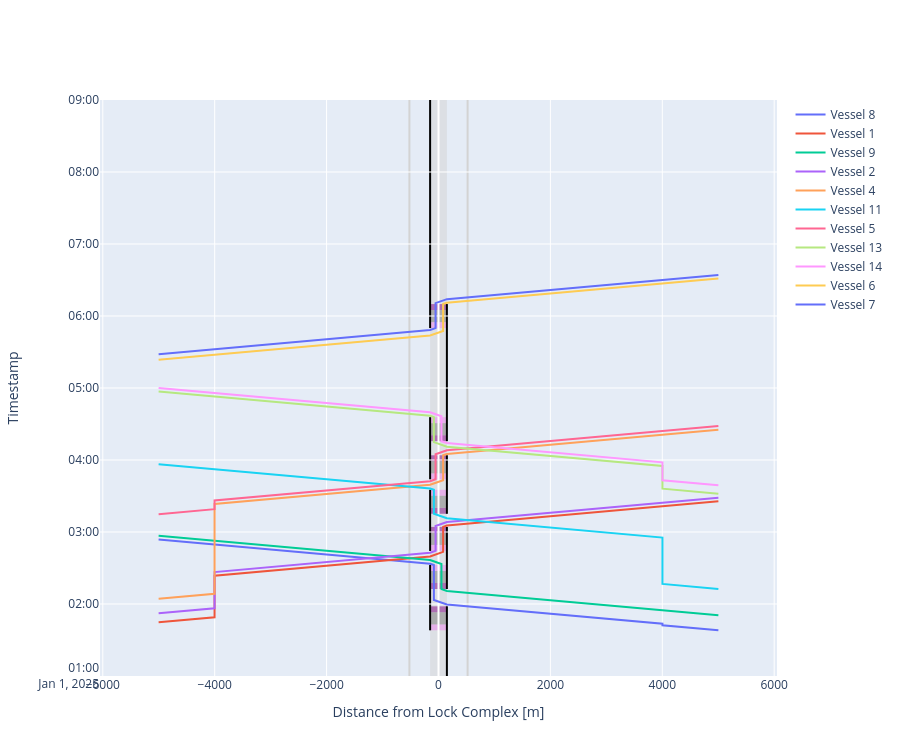

Notebook source saved alongside this figure:
### Markdown cell above
##### Time-distance diagram of vessels passing the lock and planning info
And we can create time-distance diagrams for both locks. We get the same results as in notebook 208!

### Code cell
def cm_to_pixels(cm):
    return cm * 37.8 # Set figure height to 10 cm

# We can plot the time-distance diagram
fig = lock_chamber_I.plot(xlimmin = -6050, 
                          xlimmax = 6050,
                          ylimmin = pd.Timestamp('2025-01-01 01:00:00'),
                          ylimmax = pd.Timestamp('2025-01-01 09:00:00'),
                          method='Plotly')

fig.update_layout(height=cm_to_pixels(20))

### Figure 1 — Plotly figure (JSON) as saved in the notebook; plotly's stock layout.template omitted (floating-point values rounded to 4 significant figures)
{"data": [{"mode": "lines", "name": "Vessel 8", "type": "scatter", "x": [5002.0, 4002.0, 4002.0, 4002.0, 150.0, 150.0, -82.5, -82.5, -82.5, -82.5, -82.5, -82.5, -82.5, -82.5, -150.0, -150.0, -520.0, -5002.0], "xaxis": "x", "y": ["2025-01-01T01:38:04.354414", "2025-01-01T01:42:14.354414", "2025-01-01T01:43:33.730969", "2025-01-01T01:43:33.730969", "2025-01-01T01:59:36.854414", "2025-01-01T01:59:36.854414", "2025-01-01T02:03:22.826337", "2025-01-01T02:12:29.046403", "2025-01-01T02:17:29.046403", "2025-01-01T02:17:29.046403", "2025-01-01T02:27:29.046403", "2025-01-01T02:27:29.046403", "2025-01-01T02:32:29.046403", "2025-01-01T02:32:29.046403", "2025-01-01T02:33:34.651155", "2025-01-01T02:33:34.651155", "2025-01-01T02:35:07.151155", "2025-01-01T02:53:47.774600"], "yaxis": "y"}, {"mode": "lines", "name": "Vessel 1", "type": "scatter", "x": [-5002.0, -4002.0, -4002.0, -4002.0, -150.0, -150.0, 82.5, 82.5, 82.5, 82.5, 82.5, 82.5, 82.5, 82.5, 150.0, 150.0, 520.0, 5002.0], "xaxis": "x", "y": ["2025-01-01T01:44:45.206400", "2025-01-01T01:48:55.206400", "2025-01-01T02:23:36.527710", "2025-01-01T02:23:36.527710", "2025-01-01T02:39:39.651155", "2025-01-01T02:39:39.651155", "2025-01-01T02:43:25.623078", "2025-01-01T02:44:14.413574", "2025-01-01T02:49:14.413574", "2025-01-01T02:49:14.413574", "2025-01-01T02:59:14.413574", "2025-01-01T02:59:14.413574", "2025-01-01T03:04:14.413574", "2025-01-01T03:04:14.413574", "2025-01-01T03:05:20.018326", "2025-01-01T03:05:20.018326", "2025-01-01T03:06:52.518326", "2025-01-01T03:25:33.141771"], "yaxis": "y"}, {"mode": "lines", "name": "Vessel 9", "type": "scatter", "x": [5002.0, 4002.0, 150.0, 150.0, 52.5, 52.5, 52.5, 52.5, 52.5, 52.5, 52.5, 52.5, 52.5, 52.5, -150.0, -150.0, -520.0, -5002.0], "xaxis": "x", "y": ["2025-01-01T01:50:41.160539", "2025-01-01T01:54:51.160539", "2025-01-01T02:10:54.283984", "2025-01-01T02:10:54.283984", "2025-01-01T02:12:29.046403", "2025-01-01T02:12:29.046403", "2025-01-01T02:17:29.046403", "2025-01-01T02:17:29.046403", "2025-01-01T02:27:29.046403", "2025-01-01T02:27:29.046403", "2025-01-01T02:32:29.046403", "2025-01-01T02:32:29.046403", "2025-01-01T02:33:17.836899", "2025-01-01T02:33:17.836899", "2025-01-01T02:36:34.651154", "2025-01-01T02:36:34.651154", "2025-01-01T02:38:07.151154", "2025-01-01T02:56:47.774600"], "yaxis": "y"}, {"mode": "lines", "name": "Vessel 2", "type": "scatter", "x": [-5002.0, -4002.0, -4002.0, -4002.0, -150.0, -150.0, -52.5, -52.5, -52.5, -52.5, -52.5, -52.5, -52.5, -52.5, -52.5, -52.5, 150.0, 150.0, 520.0, 5002.0], "xaxis": "x", "y": ["2025-01-01T01:52:18.436859", "2025-01-01T01:56:28.436859", "2025-01-01T02:26:36.527710", "2025-01-01T02:26:36.527710", "2025-01-01T02:42:39.651155", "2025-01-01T02:42:39.651155", "2025-01-01T02:44:14.413574", "2025-01-01T02:44:14.413574", "2025-01-01T02:49:14.413574", "2025-01-01T02:49:14.413574", "2025-01-01T02:59:14.413574", "2025-01-01T02:59:14.413574", "2025-01-01T03:04:14.413574", "2025-01-01T03:04:14.413574", "2025-01-01T03:05:03.204071", "2025-01-01T03:05:03.204071", "2025-01-01T03:08:20.018326", "2025-01-01T03:08:20.018326", "2025-01-01T03:09:52.518326", "2025-01-01T03:28:33.141772"], "yaxis": "y"}, {"mode": "lines", "name": "Vessel 4", "type": "scatter", "x": [-5002.0, -4002.0, -4002.0, -4002.0, -150.0, -150.0, 82.5, 82.5, 82.5, 82.5, 82.5, 82.5, 82.5, 82.5, 150.0, 150.0, 520.0, 5002.0], "xaxis": "x", "y": ["2025-01-01T02:04:18.019448", "2025-01-01T02:08:28.019448", "2025-01-01T03:23:18.471555", "2025-01-01T03:23:18.471555", "2025-01-01T03:39:21.595000", "2025-01-01T03:39:21.595000", "2025-01-01T03:43:07.566923", "2025-01-01T03:43:56.357419", "2025-01-01T03:48:56.357419", "2025-01-01T03:48:56.357419", "2025-01-01T03:58:56.357419", "2025-01-01T03:58:56.357419", "2025-01-01T04:03:56.357419", "2025-01-01T04:03:56.357419", "2025-01-01T04:05:01.962171", "2025-01-01T04:05:01.962171", "2025-01-01T04:06:34.462171", "2025-01-01T04:25:15.085616"], "yaxis": "y"}, {"mode": "lines", "name": "Vessel 11", "type": "scatter", "x": [5002.0, 4002.0, 4002.0, 4002.0, 150.0, 150.0, -82.5, -82.5, -82.5, -82.5, -82.5, -82.5, -82.5, -82.5, -150.0, -150.0, -520.0, -5002.0], "xaxis": "x", "y": ["2025-01-01T02:12:35.409894", "2025-01-01T02:16:45.409894", "2025-01-01T02:55:21.894881", "2025-01-01T02:55:21.894881", "2025-01-01T03:11:25.018326", "2025-01-01T03:11:25.018326", "2025-01-01T03:15:10.990249", "2025-01-01T03:15:10.990249", "2025-01-01T03:20:10.990249", "2025-01-01T03:20:10.990249", "2025-01-01T03:30:10.990249", "2025-01-01T03:30:10.990249", "2025-01-01T03:35:10.990249", "2025-01-01T03:35:10.990249", "2025-01-01T03:36:16.595000", "2025-01-01T03:36:16.595000", "2025-01-01T03:37:49.095000", "2025-01-01T03:56:29.718446"], "yaxis": "y"}, {"mode": "lines", "name": "Vessel 5", "type": "scatter", "x": [-5002.0, -4002.0, -4002.0, -4002.0, -150.0, -150.0, -52.5, -52.5, -52.5, -52.5, -52.5, -52.5, -52.5, -52.5, -52.5, -52.5, 150.0, 150.0, 520.0, 5002.0], "xaxis": "x", "y": ["2025-01-01T03:14:50.936987", "2025-01-01T03:19:00.936987", "2025-01-01T03:26:18.471555", "2025-01-01T03:26:18.471555", "2025-01-01T03:42:21.595000", "2025-01-01T03:42:21.595000", "2025-01-01T03:43:56.357419", "2025-01-01T03:43:56.357419", "2025-01-01T03:48:56.357419", "2025-01-01T03:48:56.357419", "2025-01-01T03:58:56.357419", "2025-01-01T03:58:56.357419", "2025-01-01T04:03:56.357419", "2025-01-01T04:03:56.357419", "2025-01-01T04:04:45.147916", "2025-01-01T04:04:45.147916", "2025-01-01T04:08:01.962171", "2025-01-01T04:08:01.962171", "2025-01-01T04:09:34.462171", "2025-01-01T04:28:15.085617"], "yaxis": "y"}, {"mode": "lines", "name": "Vessel 13", "type": "scatter", "x": [5002.0, 4002.0, 4002.0, 4002.0, 150.0, 150.0, -82.5, -82.5, -82.5, -82.5, -82.5, -82.5, -82.5, -82.5, -150.0, -150.0, -520.0, -5002.0], "xaxis": "x", "y": ["2025-01-01T03:31:56.300854", "2025-01-01T03:36:06.300854", "2025-01-01T03:55:03.838726", "2025-01-01T03:55:03.838726", "2025-01-01T04:11:06.962171", "2025-01-01T04:11:06.962171", "2025-01-01T04:14:52.934094", "2025-01-01T04:15:41.724590", "2025-01-01T04:20:41.724590", "2025-01-01T04:20:41.724590", "2025-01-01T04:30:41.724590", "2025-01-01T04:30:41.724590", "2025-01-01T04:35:41.724590", "2025-01-01T04:35:41.724590", "2025-01-01T04:36:47.329342", "2025-01-01T04:36:47.329342", "2025-01-01T04:38:19.829342", "2025-01-01T04:57:00.452787"], "yaxis": "y"}, {"mode": "lines", "name": "Vessel 14", "type": "scatter", "x": [5002.0, 4002.0, 4002.0, 4002.0, 150.0, 150.0, 52.5, 52.5, 52.5, 52.5, 52.5, 52.5, 52.5, 52.5, 52.5, 52.5, -150.0, -150.0, -520.0, -5002.0], "xaxis": "x", "y": ["2025-01-01T03:38:55.974170", "2025-01-01T03:43:05.974170", "2025-01-01T03:58:03.838726", "2025-01-01T03:58:03.838726", "2025-01-01T04:14:06.962171", "2025-01-01T04:14:06.962171", "2025-01-01T04:15:41.724590", "2025-01-01T04:15:41.724590", "2025-01-01T04:20:41.724590", "2025-01-01T04:20:41.724590", "2025-01-01T04:30:41.724590", "2025-01-01T04:30:41.724590", "2025-01-01T04:35:41.724590", "2025-01-01T04:35:41.724590", "2025-01-01T04:36:30.515087", "2025-01-01T04:36:30.515087", "2025-01-01T04:39:47.329342", "2025-01-01T04:39:47.329342", "2025-01-01T04:41:19.829342", "2025-01-01T05:00:00.452788"], "yaxis": "y"}, {"mode": "lines", "name": "Vessel 6", "type": "scatter", "x": [-5002.0, -4002.0, -150.0, -150.0, 82.5, 82.5, 82.5, 82.5, 82.5, 82.5, 82.5, 82.5, 150.0, 150.0, 520.0, 5002.0], "xaxis": "x", "y": ["2025-01-01T05:23:30.180018", "2025-01-01T05:27:40.180018", "2025-01-01T05:43:43.303463", "2025-01-01T05:43:43.303463", "2025-01-01T05:47:29.275386", "2025-01-01T05:49:56.405115", "2025-01-01T05:54:56.405115", "2025-01-01T05:54:56.405115", "2025-01-01T06:04:56.405115", "2025-01-01T06:04:56.405115", "2025-01-01T06:09:56.405115", "2025-01-01T06:09:56.405115", "2025-01-01T06:11:02.009867", "2025-01-01T06:11:02.009867", "2025-01-01T06:12:34.509867", "2025-01-01T06:31:15.133312"], "yaxis": "y"}, {"mode": "lines", "name": "Vessel 7", "type": "scatter", "x": [-5002.0, -4002.0, -150.0, -150.0, -52.5, -52.5, -52.5, -52.5, -52.5, -52.5, -52.5, -52.5, -52.5, -52.5, 150.0, 150.0, 520.0, 5002.0], "xaxis": "x", "y": ["2025-01-01T05:28:08.519251", "2025-01-01T05:32:18.519251", "2025-01-01T05:48:21.642696", "2025-01-01T05:48:21.642696", "2025-01-01T05:49:56.405115", "2025-01-01T05:49:56.405115", "2025-01-01T05:54:56.405115", "2025-01-01T05:54:56.405115", "2025-01-01T06:04:56.405115", "2025-01-01T06:04:56.405115", "2025-01-01T06:09:56.405115", "2025-01-01T06:09:56.405115", "2025-01-01T06:10:45.195611", "2025-01-01T06:10:45.195611", "2025-01-01T06:14:02.009866", "2025-01-01T06:14:02.009866", "2025-01-01T06:15:34.509866", "2025-01-01T06:34:15.133312"], "yaxis": "y"}], "layout": {"height": 756, "shapes": [{"fillcolor": "lightgrey", "layer": "below", "line": {"width": 0}, "name": "Lock Geometry", "opacity": 0.5, "type": "rect", "x0": -150, "x1": 150.0, "y0": "2025-01-01T01:00:00", "y1": "2025-01-01T09:00:00"}, {"fillcolor": "violet", "layer": "below", "line": {"width": 0}, "name": "Lock gate closing", "opacity": 0.5, "type": "rect", "x0": -150, "x1": 150.0, "xref": "x", "y0": "2025-01-01T01:38:04.354414", "y1": "2025-01-01T01:43:04.354414", "yref": "y"}, {"fillcolor": "grey", "layer": "below", "line": {"width": 0}, "name": "Lock levelling", "opacity": 0.5, "type": "rect", "x0": -150, "x1": 150.0, "xref": "x", "y0": "2025-01-01T01:43:04.354414", "y1": "2025-01-01T01:53:04.354414", "yref": "y"}, {"fillcolor": "purple", "layer": "below", "line": {"width": 0}, "name": "Lock gate opening", "opacity": 0.5, "type": "rect", "x0": -150, "x1": 150.0, "xref": "x", "y0": "2025-01-01T01:53:04.354414", "y1": "2025-01-01T01:58:04.354414", "yref": "y"}, {"fillcolor": "purple", "layer": "below", "line": {"width": 0}, "name": "Lock gate closing", "opacity": 0.5, "type": "rect", "x0": -150, "x1": 150.0, "xref": "x", "y0": "2025-01-01T02:12:29.046403", "y1": "2025-01-01T02:17:29.046403", "yref": "y"}, {"fillcolor": "grey", "layer": "below", "line": {"width": 0}, "name": "Lock levelling", "opacity": 0.5, "type": "rect", "x0": -150, "x1": 150.0, "xref": "x", "y0": "2025-01-01T02:17:29.046403", "y1": "2025-01-01T02:27:29.046403", "yref": "y"}, {"fillcolor": "violet", "layer": "below", "line": {"width": 0}, "name": "Lock gate opening", "opacity": 0.5, "type": "rect", "x0": -150, "x1": 150.0, "xref": "x", "y0": "2025-01-01T02:27:29.046403", "y1": "2025-01-01T02:32:29.046403", "yref": "y"}, {"fillcolor": "violet", "layer": "below", "line": {"width": 0}, "name": "Lock gate closing", "opacity": 0.5, "type": "rect", "x0": -150, "x1": 150.0, "xref": "x", "y0": "2025-01-01T02:44:14.413574", "y1": "2025-01-01T02:49:14.413574", "yref": "y"}, {"fillcolor": "grey", "layer": "below", "line": {"width": 0}, "name": "Lock levelling", "opacity": 0.5, "type": "rect", "x0": -150, "x1": 150.0, "xref": "x", "y0": "2025-01-01T02:49:14.413574", "y1": "2025-01-01T02:59:14.413574", "yref": "y"}, {"fillcolor": "purple", "layer": "below", "line": {"width": 0}, "name": "Lock gate opening", "opacity": 0.5, "type": "rect", "x0": -150, "x1": 150.0, "xref": "x", "y0": "2025-01-01T02:59:14.413574", "y1": "2025-01-01T03:04:14.413574", "yref": "y"}, {"fillcolor": "purple", "layer": "below", "line": {"width": 0}, "name": "Lock gate closing", "opacity": 0.5, "type": "rect", "x0": -150, "x1": 150.0, "xref": "x", "y0": "2025-01-01T03:15:10.990249", "y1": "2025-01-01T03:20:10.990249", "yref": "y"}, {"fillcolor": "grey", "layer": "below", "line": {"width": 0}, "name": "Lock levelling", "opacity": 0.5, "type": "rect", "x0": -150, "x1": 150.0, "xref": "x", "y0": "2025-01-01T03:20:10.990249", "y1": "2025-01-01T03:30:10.990249", "yref": "y"}, {"fillcolor": "violet", "layer": "below", "line": {"width": 0}, "name": "Lock gate opening", "opacity": 0.5, "type": "rect", "x0": -150, "x1": 150.0, "xref": "x", "y0": "2025-01-01T03:30:10.990249", "y1": "2025-01-01T03:35:10.990249", "yref": "y"}, {"fillcolor": "violet", "layer": "below", "line": {"width": 0}, "name": "Lock gate closing", "opacity": 0.5, "type": "rect", "x0": -150, "x1": 150.0, "xref": "x", "y0": "2025-01-01T03:43:56.357419", "y1": "2025-01-01T03:48:56.357419", "yref": "y"}, {"fillcolor": "grey", "layer": "below", "line": {"width": 0}, "name": "Lock levelling", "opacity": 0.5, "type": "rect", "x0": -150, "x1": 150.0, "xref": "x", "y0": "2025-01-01T03:48:56.357419", "y1": "2025-01-01T03:58:56.357419", "yref": "y"}, {"fillcolor": "purple", "layer": "below", "line": {"width": 0}, "name": "Lock gate opening", "opacity": 0.5, "type": "rect", "x0": -150, "x1": 150.0, "xref": "x", "y0": "2025-01-01T03:58:56.357419", "y1": "2025-01-01T04:03:56.357419", "yref": "y"}, {"fillcolor": "purple", "layer": "below", "line": {"width": 0}, "name": "Lock gate closing", "opacity": 0.5, "type": "rect", "x0": -150, "x1": 150.0, "xref": "x", "y0": "2025-01-01T04:15:41.724590", "y1": "2025-01-01T04:20:41.724590", "yref": "y"}, {"fillcolor": "grey", "layer": "below", "line": {"width": 0}, "name": "Lock levelling", "opacity": 0.5, "type": "rect", "x0": -150, "x1": 150.0, "xref": "x", "y0": "2025-01-01T04:20:41.724590", "y1": "2025-01-01T04:30:41.724590", "yref": "y"}, {"fillcolor": "violet", "layer": "below", "line": {"width": 0}, "name": "Lock gate opening", "opacity": 0.5, "type": "rect", "x0": -150, "x1": 150.0, "xref": "x", "y0": "2025-01-01T04:30:41.724590", "y1": "2025-01-01T04:35:41.724590", "yref": "y"}, {"fillcolor": "violet", "layer": "below", "line": {"width": 0}, "name": "Lock gate closing", "opacity": 0.5, "type": "rect", "x0": -150, "x1": 150.0, "xref": "x", "y0": "2025-01-01T05:49:56.405115", "y1": "2025-01-01T05:54:56.405115", "yref": "y"}, {"fillcolor": "grey", "layer": "below", "line": {"width": 0}, "name": "Lock levelling", "opacity": 0.5, "type": "rect", "x0": -150, "x1": 150.0, "xref": "x", "y0": "2025-01-01T05:54:56.405115", "y1": "2025-01-01T06:04:56.405115", "yref": "y"}, {"fillcolor": "purple", "layer": "below", "line": {"width": 0}, "name": "Lock gate opening", "opacity": 0.5, "type": "rect", "x0": -150, "x1": 150.0, "xref": "x", "y0": "2025-01-01T06:04:56.405115", "y1": "2025-01-01T06:09:56.405115", "yref": "y"}, {"fillcolor": "darkgrey", "layer": "below", "line": {"width": 0}, "name": "Lock gate opening", "opacity": 0.5, "type": "rect", "x0": -150, "x1": 150.0, "xref": "x", "y0": "2025-01-01T01:43:04.354414", "y1": "2025-01-01T01:53:04.354414", "yref": "y"}, {"fillcolor": "darkgrey", "layer": "below", "line": {"width": 0}, "name": "Lock gate opening", "opacity": 0.5, "type": "rect", "x0": -150, "x1": 150.0, "xref": "x", "y0": "2025-01-01T02:17:29.046403", "y1": "2025-01-01T02:27:29.046403", "yref": "y"}, {"fillcolor": "darkgrey", "layer": "below", "line": {"width": 0}, "name": "Lock gate opening", "opacity": 0.5, "type": "rect", "x0": -150, "x1": 150.0, "xref": "x", "y0": "2025-01-01T02:49:14.413574", "y1": "2025-01-01T02:59:14.413574", "yref": "y"}, {"fillcolor": "darkgrey", "layer": "below", "line": {"width": 0}, "name": "Lock gate opening", "opacity": 0.5, "type": "rect", "x0": -150, "x1": 150.0, "xref": "x", "y0": "2025-01-01T03:20:10.990249", "y1": "2025-01-01T03:30:10.990249", "yref": "y"}, {"fillcolor": "darkgrey", "layer": "below", "line": {"width": 0}, "name": "Lock gate opening", "opacity": 0.5, "type": "rect", "x0": -150, "x1": 150.0, "xref": "x", "y0": "2025-01-01T03:48:56.357419", "y1": "2025-01-01T03:58:56.357419", "yref": "y"}, {"fillcolor": "darkgrey", "layer": "below", "line": {"width": 0}, "name": "Lock gate opening", "opacity": 0.5, "type": "rect", "x0": -150, "x1": 150.0, "xref": "x", "y0": "2025-01-01T04:20:41.724590", "y1": "2025-01-01T04:30:41.724590", "yref": "y"}, {"fillcolor": "darkgrey", "layer": "below", "line": {"width": 0}, "name": "Lock gate opening", "opacity": 0.5, "type": "rect", "x0": -150, "x1": 150.0, "xref": "x", "y0": "2025-01-01T05:54:56.405115", "y1": "2025-01-01T06:04:56.405115", "yref": "y"}, {"layer": "below", "line": {"color": "black"}, "name": "Lock gate opening", "type": "line", "x0": -150, "x1": -150, "xref": "x", "y0": "2025-01-01T01:38:04.354414", "y1": "2025-01-01T02:32:29.046403", "yref": "y"}, {"layer": "below", "line": {"color": "black"}, "name": "Lock gate opening", "type": "line", "x0": -150, "x1": -150, "xref": "x", "y0": "2025-01-01T02:44:14.413574", "y1": "2025-01-01T03:35:10.990249", "yref": "y"}, {"layer": "below", "line": {"color": "black"}, "name": "Lock gate opening", "type": "line", "x0": -150, "x1": -150, "xref": "x", "y0": "2025-01-01T03:43:56.357419", "y1": "2025-01-01T04:35:41.724590", "yref": "y"}, {"layer": "below", "line": {"color": "black"}, "name": "Lock gate opening", "type": "line", "x0": -150, "x1": -150, "xref": "x", "y0": "2025-01-01T05:49:56.405115", "y1": "2025-01-01T09:00:00", "yref": "y"}, {"layer": "below", "line": {"color": "black"}, "name": "Lock gate opening", "type": "line", "x0": 150.0, "x1": 150.0, "xref": "x", "y0": "2025-01-01T01:00:00", "y1": "2025-01-01T01:58:04.354414", "yref": "y"}, {"layer": "below", "line": {"color": "black"}, "name": "Lock gate opening", "type": "line", "x0": 150.0, "x1": 150.0, "xref": "x", "y0": "2025-01-01T02:12:29.046403", "y1": "2025-01-01T03:04:14.413574", "yref": "y"}, {"layer": "below", "line": {"color": "black"}, "name": "Lock gate opening", "type": "line", "x0": 150.0, "x1": 150.0, "xref": "x", "y0": "2025-01-01T03:15:10.990249", "y1": "2025-01-01T04:03:56.357419", "yref": "y"}, {"layer": "below", "line": {"color": "black"}, "name": "Lock gate opening", "type": "line", "x0": 150.0, "x1": 150.0, "xref": "x", "y0": "2025-01-01T04:15:41.724590", "y1": "2025-01-01T06:09:56.405115", "yref": "y"}, {"layer": "below", "line": {"color": "lightgrey"}, "type": "line", "x0": -520, "x1": -520, "xref": "x", "y0": 0, "y1": 1, "yref": "y domain"}, {"layer": "below", "line": {"color": "lightgrey"}, "type": "line", "x0": 520, "x1": 520, "xref": "x", "y0": 0, "y1": 1, "yref": "y domain"}], "showlegend": true, "xaxis": {"anchor": "y", "domain": [0, 1], "range": [-6050, 6050], "title": {"text": "Distance from Lock Complex [m]"}}, "yaxis": {"anchor": "x", "domain": [0, 1], "range": ["2025-01-01T01:00:00", "2025-01-01T09:00:00"], "title": {"text": "Timestamp"}}}}
